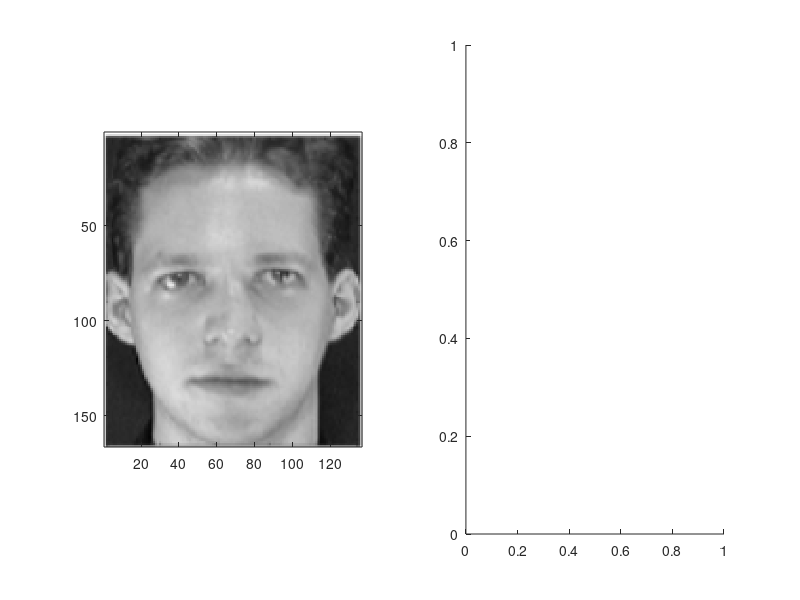

The MATLAB source for this figure: (Note: this script raises an error after producing the figure.)
load faceData.mat
subplot(1,2,1);
imagesc(faceData(1).image); colormap(gray)
axis image;
subplot(1,2,2);
temp = double(faceData(1).image);
surf(temp); 
colormap(gray);
axis image; shading interp; view(140, 80);
